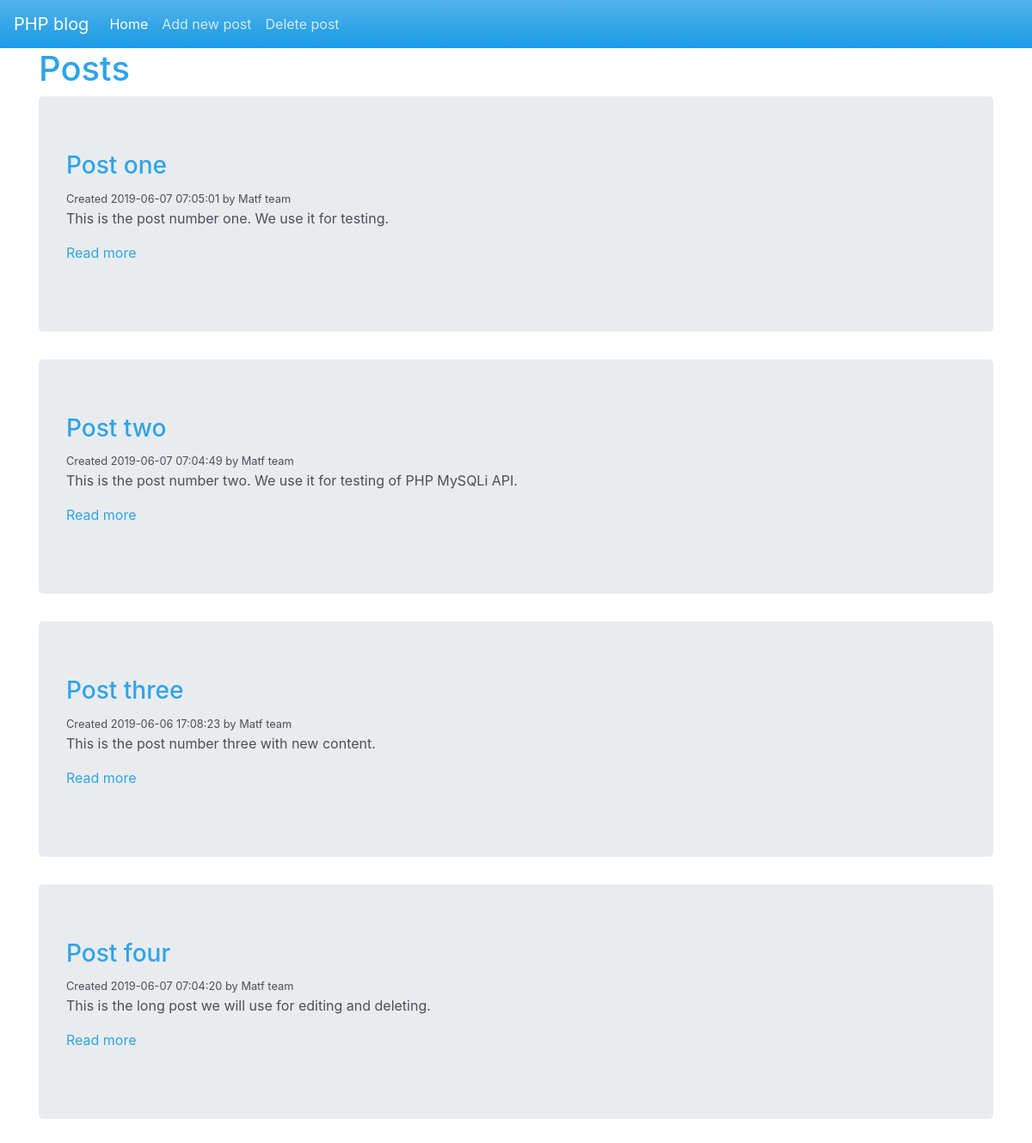
The app's page /51/51_primeri_sa_casa/intro.php with its own data.
### tables this page shows
CREATE TABLE `posts` (
  `id` int(11) NOT NULL,
  `title` varchar(255) NOT NULL,
  `content` text NOT NULL,
  `author` varchar(200) NOT NULL,
  `created_at` timestamp NOT NULL DEFAULT CURRENT_TIMESTAMP ON UPDATE CURRENT_TIMESTAMP,
  `topic` varchar(100) NOT NULL
);

### 51/51_primeri_sa_casa/intro.php (the view, shortened to what this page needs)
<!DOCTYPE html>
<html lang="en">
<head>
    <link rel="stylesheet" href="https://stackpath.bootstrapcdn.com/bootstrap/4.3.1/css/bootstrap.min.css"
>
    <link rel="stylesheet" href="css/bootstrap.min.css">
</head>
<body>
    <nav class="navbar navbar-expand-lg navbar-dark bg-primary">
        <a class="navbar-brand" href="#">PHP blog</a>
        <div class="collapse navbar-collapse" id="navbarColor01">
            <ul class="navbar-nav mr-auto">
                <li class="nav-item active">
                    <a class="nav-link" href="intro.php">Home <span class="sr-only">(current)</span></a>
                </li>
                <li class="nav-item">
                    <a class="nav-link" href="add_new_post.php">Add new post</a>
                </li>
                <li class="nav-item">
                    <a class="nav-link" href="delete_post_from_list.php">Delete post</a>
                </li>
            </ul>
        </div>
    </nav>
    <div class='container'>
        <h1> Posts </h1>
        <?php
        $connection = mysqli_connect('localhost', 'root', '', 'phpblog');
        if (mysqli_connect_errno()) {
            echo 'There is problem with connection: ' . mysqli_connect_error();
        } else {
            $query = "SELECT * FROM posts";
            $result = mysqli_query($connection, $query);
            if ($result == false) {
                echo "<div class='jumbotron'>";
                echo "Error with the query: " . mysqli_error($connection);
                echo "</div>";
            } else {
                $number_of_posts = mysqli_num_rows($result);
                for ($i = 0; $i < $number_of_posts; $i++) {
                    $post = mysqli_fetch_assoc($result);
                    echo "<div class='jumbotron'>";
                    echo "<h3>" . $post['title'] . " </h3>";
                    echo "<small> Created " . $post['created_at'] . " by " . $post['author'] . "</small>";
                    echo "<p>" . $post['content'] . " </p>";
                    $post_id = $post['id'];
                    echo "<p> <a href='post.php?id=$post_id'> Read more </a></p>";
                    echo "</div>";
                }
            }
        }
        ?>
    </div>
</body>
</html>

### records on screen
posts: title "Post one", created_at "2019-06-07 07:05:01", author "Matf team", content "This is the post number one. We use it for testing."
posts: title "Post two", created_at "2019-06-07 07:04:49", author "Matf team", content "This is the post number two. We use it for testing of PHP MySQLi API."
posts: title "Post three", created_at "2019-06-06 17:08:23", author "Matf team", content "This is the post number three with new content."
posts: title "Post four", created_at "2019-06-07 07:04:20", author "Matf team", content "This is the long post we will use for editing and deleting."
